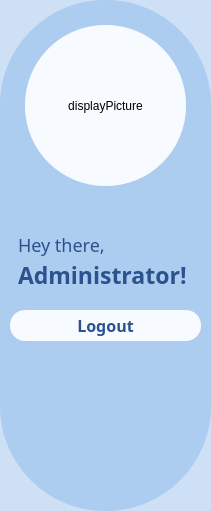
     <widget class="QFrame" name="userHomeHelloBarEP">
      <property name="geometry">
       <rect>
        <x>0</x>
        <y>430</y>
        <width>211</width>
        <height>511</height>
       </rect>
      </property>
      <property name="styleSheet">
       <string notr="true">background: rgba(104, 160, 229, 0.33);
border-radius: 105px;</string>
      </property>
      <property name="frameShape">
       <enum>QFrame::StyledPanel</enum>
      </property>
      <property name="frameShadow">
       <enum>QFrame::Raised</enum>
      </property>
      <widget class="QLabel" name="displayPictureEP">
       <property name="geometry">
        <rect>
         <x>25</x>
         <y>25</y>
         <width>161</width>
         <height>161</height>
        </rect>
       </property>
       <property name="styleSheet">
        <string notr="true">background: rgba(248, 251, 255, 0.99);
border-radius: 80px;</string>
       </property>
       <property name="text">
        <string>displayPicture</string>
       </property>
       <property name="alignment">
        <set>Qt::AlignCenter</set>
       </property>
      </widget>
      <widget class="QLabel" name="labelAdminNameEP">
       <property name="geometry">
        <rect>
         <x>18</x>
         <y>259</y>
         <width>191</width>
         <height>31</height>
        </rect>
       </property>
       <property name="font">
        <font>
         <family>Arial Rounded MT Bold</family>
         <pointsize>-1</pointsize>
         <weight>62</weight>
         <bold>true</bold>
        </font>
       </property>
       <property name="styleSheet">
        <string notr="true">color: #2B528C;
font-weight: 500;
font-size: 23px;
background: rgba(104, 160, 229, 0.00);</string>
       </property>
       <property name="text">
        <string>Administrator!</string>
       </property>
      </widget>
      <widget class="QLabel" name="labelHeyThereEP">
       <property name="geometry">
        <rect>
         <x>18</x>
         <y>229</y>
         <width>101</width>
         <height>31</height>
        </rect>
       </property>
       <property name="font">
        <font>
         <family>Avenir Next</family>
         <pointsize>-1</pointsize>
         <weight>50</weight>
         <bold>false</bold>
        </font>
       </property>
       <property name="styleSheet">
        <string notr="true">color: #2B528C;
font-weight: 400;
font-size: 18px;
background: rgba(104, 160, 229, 0.00);</string>
       </property>
       <property name="text">
        <string>Hey there,</string>
       </property>
      </widget>
      <widget class="QPushButton" name="pbLogoutEP">
       <property name="geometry">
        <rect>
         <x>10</x>
         <y>310</y>
         <width>191</width>
         <height>31</height>
        </rect>
       </property>
       <property name="font">
        <font>
         <family>Arial Rounded MT Bold</family>
         <pointsize>-1</pointsize>
         <weight>62</weight>
         <bold>true</bold>
        </font>
       </property>
       <property name="styleSheet">
        <string notr="true">QPushButton{
color: #2B528C;
font-weight: 500;
border-radius: 15px;
background:  rgba(248, 251, 255, 0.99);
font-size: 16px; 
}
QPushButton:hover
{
background:  rgba(248, 251, 255, 0.55);
border-color: rgba(104, 160, 229, 0.88);
font-size: 16px;
color: #2B528C;
}</string>
       </property>
       <property name="text">
        <string>Logout</string>
       </property>
      </widget>
     </widget>
